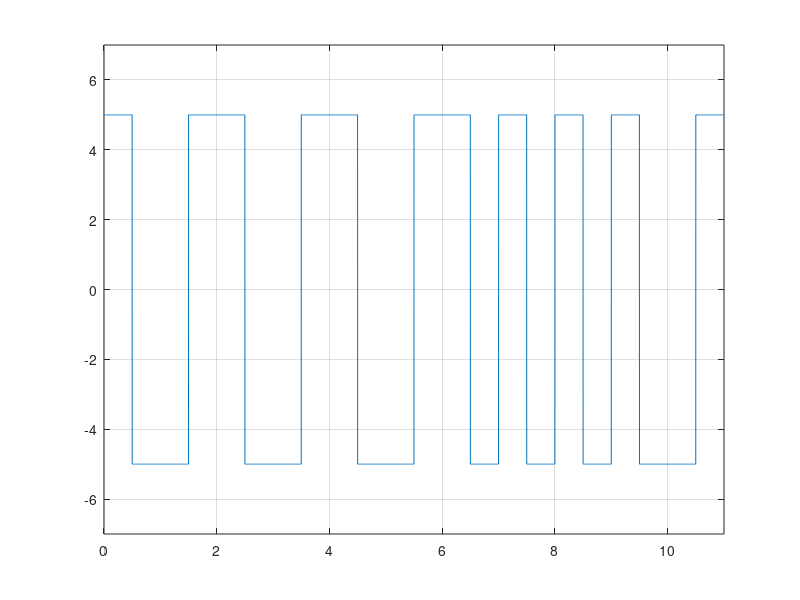

This chart was generated by the following MATLAB code:
close all;
clear all;
clc;

bits = [1 1 1 1 1 1 1 0 0 0 1];


bitrate = 1;
voltage = 5;

sampling_rate = 1000;
sampling_time = 1/sampling_rate;

end_time = length(bits)/bitrate;
time = 0:sampling_time:end_time;

index = 1;
sign = 1;

if(bits(index)==1)
    sign=sign*(-1);
end

%Modulation
for i = 1:length(time)
    if bits(index) == 1
        modulation(i) = -voltage*sign;
    else
        modulation(i) = voltage*sign;
    end
    
    if (time(i)*bitrate >= (index-bitrate/2))
        modulation(i)= -modulation(i);
    end
    
    if time(i)*bitrate >= index
        
        if(index<=length(bits) && bits(index)==1)
            sign=sign*(-1);
        end
        index = index+1;
    end
end

plot(time, modulation);
axis([0 end_time -voltage-2 voltage+2]);
grid on;

index = 1;
% Demodulation
for i = 1:length(modulation)
    if modulation(i) == -voltage && time(i)*bitrate<(index-bitrate/2)
        demodulation(index) = 1;
    end
    if modulation(i) == voltage && time(i)*bitrate<(index-bitrate/2)
        demodulation(index) = 0;
    end
    
    if time(i)*bitrate >= index
        index = index+1;
    end
end

disp(demodulation);